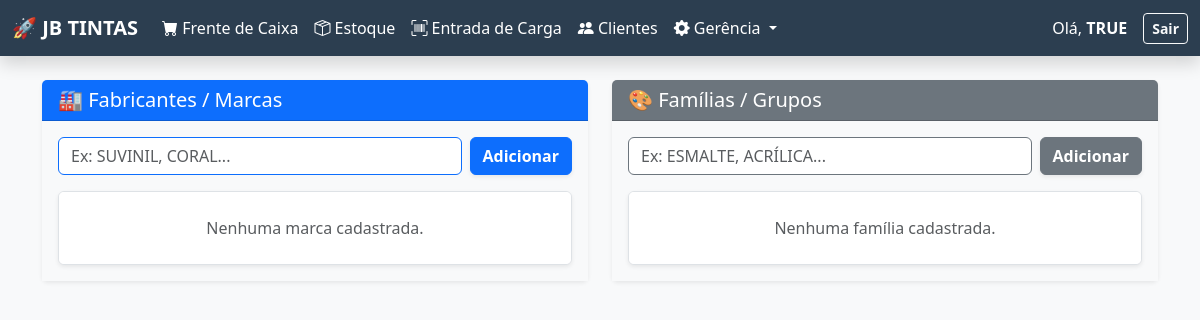
Page /gerencia/auxiliares/ (signed in) on the earlier database version.
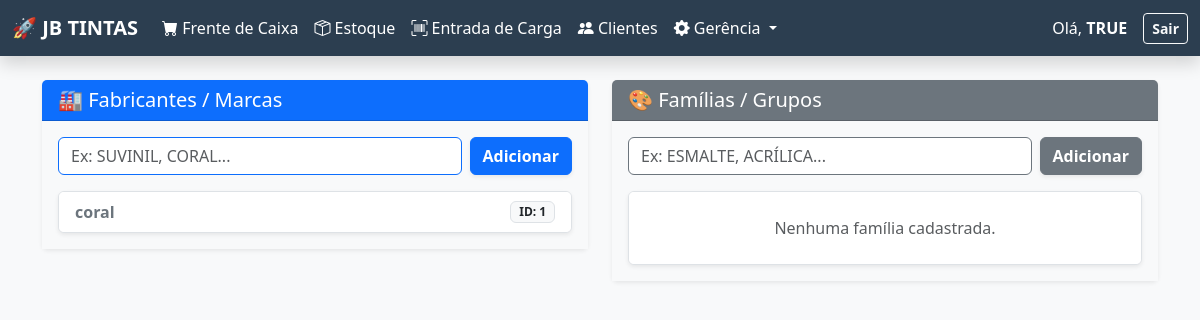
Same page on the later database version.
### inventario/models.py (models this page shows, shortened)
class Marca(models.Model):
    nome = models.CharField(max_length=100, unique=True)

### inventario/views.py (the view)
# urls.py: path('gerencia/auxiliares/', views.tela_gerencia_auxiliares, name='tela_gerencia_auxiliares'),
def tela_gerencia_auxiliares(request):
    if 'usuario_logado' not in request.session:
        return redirect('login')
    familias = Familia.objects.all()
    marcas = Marca.objects.all()
    return render(request, 'inventario/gerencia_auxiliares.html', {'familias': familias, 'marcas': marcas})

### inventario/templates/inventario/gerencia_auxiliares.html (shortened to what this page needs)
{% extends 'inventario/base.html' %}
{% block content %}
<div class="row g-4">
    <div class="col-md-6">
        <div class="card shadow-sm border-0">
            <div class="card-header bg-primary text-white fw-bold">
                <h5 class="mb-0">🏭 Fabricantes / Marcas</h5>
            </div>
            <div class="card-body bg-light">
                <form method="POST" action="{% url 'salvar_marca' %}" class="d-flex gap-2 mb-3">
                    <input type="text" name="nome" class="form-control border-primary" placeholder="Ex: SUVINIL, CORAL..." required>
                    <button type="submit" class="btn btn-primary fw-bold shadow-sm">Adicionar</button>
                </form>
                <div class="bg-white border rounded shadow-sm" style="max-height: 300px; overflow-y: auto;">
                    <ul class="list-group list-group-flush">
                        {% for m in marcas %}
                        <li class="list-group-item d-flex justify-content-between align-items-center">
                            <span class="fw-bold text-secondary">{{ m.nome }}</span>
                            <span class="badge bg-light text-dark border">ID: {{ m.id }}</span>
                        </li>
                        {% empty %}
                        <li class="list-group-item text-muted text-center py-4">Nenhuma marca cadastrada.</li>
                        {% endfor %}
                    </ul>
                </div>
            </div>
        </div>
    </div>
    <div class="col-md-6">
        <div class="card shadow-sm border-0">
            <div class="card-header bg-secondary text-white fw-bold">
                <h5 class="mb-0">🎨 Famílias / Grupos</h5>
            </div>
            <div class="card-body bg-light">
                <form method="POST" action="{% url 'salvar_familia' %}" class="d-flex gap-2 mb-3">
                    <input type="text" name="nome" class="form-control border-secondary" placeholder="Ex: ESMALTE, ACRÍLICA..." required>
                    <button type="submit" class="btn btn-secondary fw-bold shadow-sm">Adicionar</button>
                </form>
                <div class="bg-white border rounded shadow-sm" style="max-height: 300px; overflow-y: auto;">
                    <ul class="list-group list-group-flush">
                        {% for f in familias %}
                        <li class="list-group-item d-flex justify-content-between align-items-center">
                            <span class="fw-bold text-secondary">{{ f.nome }}</span>
                            <span class="badge bg-light text-dark border">ID: {{ f.id }}</span>
                        </li>
                        {% empty %}
                        <li class="list-group-item text-muted text-center py-4">Nenhuma família cadastrada.</li>
                        {% endfor %}
                    </ul>
                </div>
            </div>
        </div>
    </div>
</div>
{% endblock %}

### inventario/templates/inventario/base.html (shortened to what this page needs)
<!DOCTYPE html>
<html lang="pt-br">
<head>
    <link href="https://cdn.jsdelivr.net/npm/bootstrap@5.3.0/dist/css/bootstrap.min.css" rel="stylesheet">
    <link rel="stylesheet" href="https://cdn.jsdelivr.net/npm/bootstrap-icons@1.11.0/font/bootstrap-icons.css">
</head>
<body>
    <nav class="navbar navbar-expand-lg mb-4 shadow">
        <div class="container-fluid">
            <a class="navbar-brand fw-bold" href="{% url 'painel_principal' %}">🚀 JB TINTAS</a>
            <div class="collapse navbar-collapse" id="navbarNav">
                <ul class="navbar-nav me-auto">
                    <li class="nav-item">
                        <a class="nav-link" href="{% url 'tela_pdv' %}"><i class="bi bi-cart-fill"></i> Frente de Caixa</a>
                    </li>
                    <li class="nav-item">
                        <a class="nav-link" href="{% url 'tela_estoque_produtos' %}"><i class="bi bi-box-seam"></i> Estoque</a>
                    </li>
                    <li class="nav-item">
                        <a class="nav-link" href="{% url 'tela_entrada_carga' %}"><i class="bi bi-upc-scan"></i> Entrada de Carga</a>
                    </li>
                    <li class="nav-item">
                        <a class="nav-link" href="{% url 'tela_consultar_clientes' %}"><i class="bi bi-people-fill"></i> Clientes</a>
                    </li>
                    <li class="nav-item dropdown">
                        <a class="nav-link dropdown-toggle" href="#" data-bs-toggle="dropdown">
                            <i class="bi bi-gear-fill"></i> Gerência
                        </a>
                    </li>
                </ul>
                <span class="navbar-text text-white me-3">
                    Olá, <strong>{{ request.session.usuario_logado|upper }}</strong>
                </span>
                <a href="{% url 'logout' %}" class="btn btn-outline-light btn-sm fw-bold">Sair</a>
            </div>
        </div>
    </nav>
    <div class="container">
        {% block content %}
        {% endblock %}
    </div>
</body>
</html>

### inventario/templates/inventario/base.html (style rules this page uses)
body { background-color: #f8f9fa; }
.navbar { background-color: #2c3e50 !important; }
.navbar-brand, .nav-link { color: white !important; }

Differences in the rows shown:
added Marca: nome "coral", id "1"
Other differences:
text no longer shown: "Nenhuma marca cadastrada."
